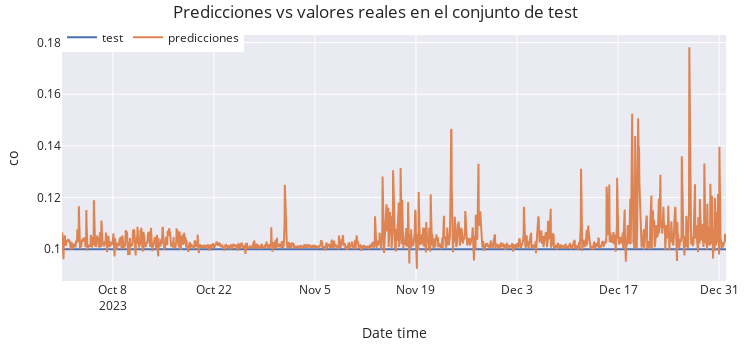

The code cell stored with this chart in its notebook:
### Code cell
# Gráfico de las predicciones vs valores reales en el conjunto de test
# ==============================================================================
fig = go.Figure()
trace1 = go.Scatter(x=data_test.index, y=data_test['co'], name="test", mode="lines")
trace2 = go.Scatter(x=predictions.index, y=predictions['co'], name="predicciones", mode="lines")
fig.add_trace(trace1)
fig.add_trace(trace2)
fig.update_layout(
    title="Predicciones vs valores reales en el conjunto de test",
    xaxis_title="Date time",
    yaxis_title="co",
    width=750,
    height=350,
    margin=dict(l=20, r=20, t=35, b=20),
    legend=dict(
        orientation="h",
        yanchor="top",
        y=1.05,
        xanchor="left",
        x=0
    )
)
fig.show()

### Figure 1 — Plotly figure (JSON) as saved in the notebook; plotly's stock layout.template omitted (floating-point values rounded to 4 significant figures; data arrays with more than 128 entries replaced by an {"elided": "..."} marker saying what was removed)
{"data": [{"mode": "lines", "name": "test", "type": "scatter", "x": {"elided": "2209 str values"}, "y": {"elided": "2209 float values"}}, {"mode": "lines", "name": "predicciones", "type": "scatter", "x": {"elided": "2208 str values"}, "y": {"elided": "2208 float values"}}], "layout": {"height": 350, "legend": {"orientation": "h", "x": 0, "xanchor": "left", "y": 1.05, "yanchor": "top"}, "margin": {"b": 20, "l": 20, "r": 20, "t": 35}, "title": {"text": "Predicciones vs valores reales en el conjunto de test"}, "width": 750, "xaxis": {"title": {"text": "Date time"}}, "yaxis": {"title": {"text": "co"}}}}
